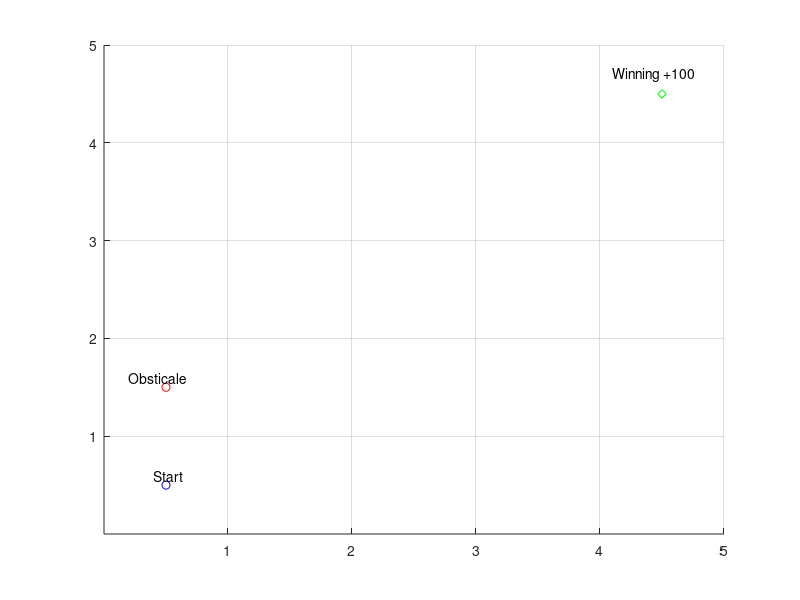

This figure's MATLAB source: (Note: this script raises an error after producing the figure.)
%DEFINE THE 2-D R ARRAY

xm = 'Enter the size of X: ';
MAX_X = input(xm)
ym = 'Enter the size of Y: ';
MAX_Y = input(ym)

Ra = -3; %reward in non-terminal states (used to initialise r[][])

%This array stores the coordinates of the R and the 
%Objects in each coordinate
R=Ra*ones(MAX_X,MAX_Y);
Pi=ones(MAX_X,MAX_Y);

% Obtain Obstacle, Target and Robot Position
% Initialize the R
% Obstacle=-1,Target = 0,Robot=1,Space=2
axis([0 MAX_X 0 MAX_Y])   
%set(gca,'color', [1 1 0]);
%set(gca,'color','b');

set(gca,'XTick',[1:MAX_X])  
set(gca,'YTick',[1:MAX_Y]) 

grid on;
hold on;

% Determine Terminals, Obstacles, Start Locations

%Terminals
%Winning point
xWin=MAX_X;%X Coordinate of the Winning point
yWin=MAX_Y;%Y Coordinate of the Winning point
R(xWin,yWin)=100;%Reward = 100
Pi(xWin,yWin)='+';%Policy
plot(xWin-.5,yWin-.5,'gd');
text(xWin-.9,yWin-.3,'Winning +100')
%
xc=double(1:MAX_X);
yc=double(1:MAX_Y);


pos = randi(length(xc));
card = xc(pos);
qos = randi(length(yc));
atm = yc(qos);


%Loss point
xLos=4;%X Coordinate of the Loss point
yLos=6;%Y Coordinate of the Loss point
R(xLos,yLos)=-100;%Reward = -100
Pi(xLos,yLos)='-';%Policy
plot(xLos-.5,yLos-.5,'rd');
text(xLos-.8,yLos-.4,'Loss -100')



%Start
xStart=1;%X Coordinate of the Start
yStart=1;%Y Coordinate of the Start
plot(xStart-.5,yStart-.5,'bo');
text(xStart-.6,yStart-.4,'Start')


%Obstacles
xObs=card;%X Coordinate of the First Obstacle
yObs=atm;%Y Coordinate of the First Obstacle
R(xObs,yObs)=0;%Reward = 0
Pi(xObs,yObs)='#';%Policy
plot(xObs-.5,yObs-.5,'ro');
text(xObs-.8,yObs-.4,'Obsticale')


%%%%%%%%%%%%%%%%%%%%%%%%%%%%%%%%%%%%%%%%%%%%%%%%%%%%%%%%%%%%%%%%%%%%%%%%%%%%%%%%%%%%%%%%%%%%%%%
%ALGORITHM
%%%%%%%%%%%%%%%%%%%%%%%%%%%%%%%%%%%%%%%%%%%%%%%%%%%%%%%%%%%%%%%%%%%%%%%%%%%%%%%%%%%%%%%%%%%%%%%
N = 10000; %max number of iterations of Value Iteration

deltaMin = 1e-9; %convergence criterion for iteration
delta = 0;

POINTS_COUNT= MAX_X * MAX_Y;
POINTS=[POINTS_COUNT,6];

%Put all the points in list with their rewards and initial UP and U
%POINTS 
%LIST |X val |Y val |Reward |Uprime |Utility |Policy

k=1;%Dummy counter
for i=1:MAX_X
    for j=1:MAX_Y
          POINTS(k,1)=i;
          POINTS(k,2)=j;
          POINTS(k,3)=R(i,j);
          POINTS(k,4)=0;
          POINTS(k,5)=0;
          POINTS(k,6)=Pi(i,j);

          k=k+1;
    end
end

R=POINTS(:,3);%instantaneous reward
Up=POINTS(:,4);%UPrime, used in updates
U=POINTS(:,5);%long-term utility
Pi=POINTS(:,6);%policy


n=0;

%while((delta < deltaMin) && (n < N))
while 1
    
    POINTS(:,5)=POINTS(:,4);%U=Up
    U=Up;
    
    n=n+1;
    
    delta = 0;
    
    for i=1:MAX_X
        for j=1:MAX_Y
            upPi=updateUPrimePi(i,j,POINTS,Ra);
            Up=upPi(:,1);
            Pi=upPi(:,2);
            POINTS(:,4)=Up;
            POINTS(:,6)=Pi;
            
            k=find(POINTS(:,1)==i & POINTS(:,2)==j);
            %k=k(1);
            
            

            diff=abs(Up(k)-U(k));

            if diff > delta
                delta = diff;
            end
            

        end
    end
    
    if (delta < deltaMin || n > N)
        break;
    end
    
end

charPi=char(Pi);

for i=1:MAX_X
    for j=1:MAX_Y
        k=find(POINTS(:,1)==i & POINTS(:,2)==j);
        text(i-.7,j-.2,num2str(U(k)),'color','g')
        text(i-.5,j-.8,charPi(k),'color','b')
    end
end

path=[];

i=1;
path(1,1)=xStart;
path(1,2)=yStart;

newX=xStart;
newY=yStart;

while 1
           
k=find(POINTS(:,1)==newX & POINTS(:,2)==newY);
if (charPi(k)~='+' && charPi(k)~='-' && charPi(k)~='#')
    i=i+1;
    

    if charPi(k)=='N'        
        path(i,1)=newX;
        path(i,2)=newY+1;        
        newX=newX;
        newY=newY+1;


    else if charPi(k)=='S'
            path(i,1)=newX;
            path(i,2)=newY-1;
            newX=newX;
            newY=newY-1;


        else if charPi(k)=='W'
                path(i,1)=newX-1;
                path(i,2)=newY;    
                newX=newX-1;
                newY=newY;


            else %'E'

                path(i,1)=newX+1;
                path(i,2)=newY;
                newX=newX+1;
                newY=newY;
            end
            
        end
    end
else
    break;
end

i=size(path,1);
 %Plot the Path!
 p=plot(path(i,1)-.5,path(i,2)-.5,'bo');

for i=1:size(path,1)
  pause(.25);
  set(p,'XData',path(i,1)-.5,'YData',path(i,2)-.5);
 drawnow ;
 end;
plot(path(:,1)-.5,path(:,2)-.5);
end